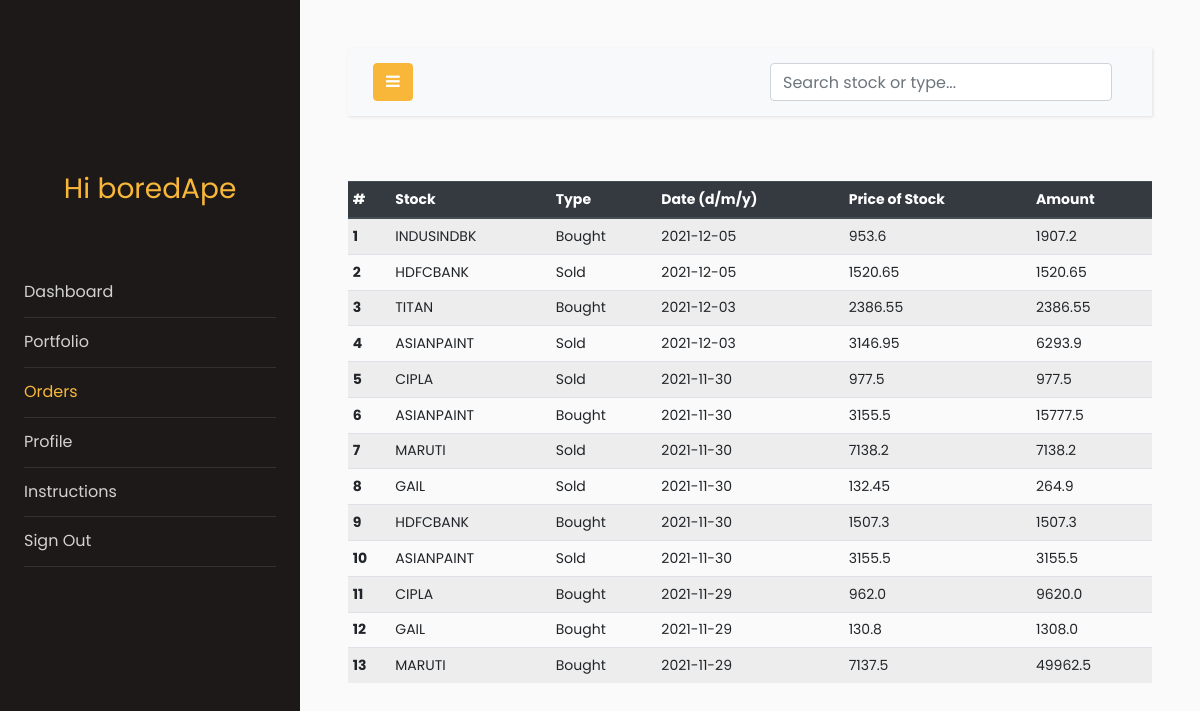
/orders (signed in), run on the app's committed database.
### models.py (models this page shows, shortened)
class Users(db.Model, UserMixin):
    __tablename__ = "users"
    name = db.Column(db.String(64))
    pasword_hash = db.Column(db.String(128))
    id = db.Column(db.Integer, primary_key=True)
    address = db.Column(db.String(128))
    funds = db.Column(db.Float, default=0)
    email = db.Column(db.String(64), unique=True, index=True)
    mode = db.Column(db.Integer, default=0)  # 0 is manual, 1 is automatic

class Transactions(db.Model):
    __searchable__ = ["stock", "type"]
    users = db.relationship(Users)
    id = db.Column(db.Integer, primary_key=True)
    price = db.Column(db.Float)
    amount = db.Column(db.Float)
    type = db.Column(db.Integer)  # 0buy #1sell
    stock = db.Column(db.String(64))
    date = db.Column(db.String(64))
    userId = db.Column(db.Integer, db.ForeignKey("users.id"), nullable=False)

### app.py (the view)
@app.route("/orders", methods=["GET", "POST"])
@login_required
def orders():
    uid = current_user.id
    trans_data = Transactions.query.filter_by(userId=uid).order_by(
        Transactions.date.desc()
    )
    return render_template("orders.html", trans_data=trans_data)

### models.py (called while the page is built)
@login_manager.user_loader
def load_user(user_id):
    return Users.query.get(user_id)

### templates/orders.html (shortened to what this page needs)
<!doctype html>
<html lang="en">
<head>
    <link rel="stylesheet" href="https://stackpath.bootstrapcdn.com/font-awesome/4.7.0/css/font-awesome.min.css">
    <link rel="stylesheet" href="{{ url_for('static', filename='css1/style.css') }}">
</head>
<body>
    <div class="wrapper d-flex align-items-stretch">
        <nav id="sidebar">
            <div class="p-4 pt-5">
                <a href="#" class="img logo"></a>
                <h3 style="color: #f8b739; font-family: Poppins, Arial, sans-serif; text-align: center;">Hi
                    {{current_user.name}}</h3>
                <br>
                <br>
                <ul class="list-unstyled components mb-5">
                    <li>
                        <a href="{{url_for('dashboard')}}">Dashboard</a>
                    </li>
                    <li>
                        <a href="{{url_for('portfolio')}}">Portfolio</a>
                      </li>
                    <li class="active">
                        <a href="{{url_for('orders')}}">Orders</a>
                    </li>
                    <li>
                        <a href="{{url_for('profile')}}">Profile</a>
                    </li>
                    <li>
                        <a href="{{url_for('instructions')}}">Instructions</a>
                    </li>
                    <li>
                        <a href="{{url_for('logout')}}">Sign Out</a>
                    </li>
                </ul>
            </div>
        </nav>
        <div id="content" class="p-4 p-md-5">
            <nav class="navbar navbar-expand-lg navbar-light bg-light">
                <div class="container-fluid">
                    <button type="button" id="sidebarCollapse" class="btn btn-primary">
                        <i class="fa fa-bars"></i>
                    </button>
                    <form action="search2" , method="GET">
                        <div class="container h-50">
                            <div class="d-flex justify-content-center h-100">
                                <input type="search" class="form-control ds-input" id="search-input" name="query2"
                                    placeholder="Search stock or type..." aria-label="Search for..." autocomplete="off"
                                    data-docs-version="4.5" spellcheck="false" role="combobox" aria-autocomplete="list"
                                    aria-expanded="false" aria-owns="algolia-autocomplete-listbox-0" dir="auto"
                                    style="position: relative; vertical-align: top;">
                            </div>
                        </div>
                    </form>
                </div>
            </nav>
            <br>
            <table class="table table-striped table-sm">
                <thead class="thead-dark">
                    <tr>
                        <th scope="col">#</th>
                        <th scope="col">Stock</th>
                        <th scope="col">Type</th>
                        <th scope="col">Date (d/m/y)</th>
                        <th scope="col">Price of Stock</th>
                        <th scope="col">Amount</th>
                    </tr>
                </thead>
                <tbody>
                    {%for r in trans_data%}
                    <tr>
                        <th scope="row">{{loop.index0 + 1}}</th>
                        <td>{{r.stock}}</td>
                        {%if r.type == 0 %}
                        <td>Bought</td>
                        {%else%}
                        <td>Sold</td>
                        {%endif%}
                        <td>{{r.date}}</td>
                        <td>{{r.price}}</td>
                        <td>{{r.amount}}</td>
                    </tr>
                    {%endfor%}
                </tbody>
            </table>
        </div>
    </div>
</body>
</html>

### data on the page
Users: name "boredApe"
Transactions: stock "INDUSINDBK", type "Bought", date "2021-12-05", price "953.6", amount "1907.2"
Transactions: stock "HDFCBANK", type "Sold", date "2021-12-05", price "1520.65", amount "1520.65"
Transactions: stock "TITAN", type "Bought", date "2021-12-03", price "2386.55", amount "2386.55"
Transactions: stock "ASIANPAINT", type "Sold", date "2021-12-03", price "3146.95", amount "6293.9"
Transactions: stock "CIPLA", type "Sold", date "2021-11-30", price "977.5", amount "977.5"
Transactions: stock "ASIANPAINT", type "Bought", date "2021-11-30", price "3155.5", amount "15777.5"
Transactions: stock "MARUTI", type "Sold", date "2021-11-30", price "7138.2", amount "7138.2"
Transactions: stock "GAIL", type "Sold", date "2021-11-30", price "132.45", amount "264.9"
Transactions: stock "HDFCBANK", type "Bought", date "2021-11-30", price "1507.3", amount "1507.3"
Transactions: stock "ASIANPAINT", type "Sold", date "2021-11-30", price "3155.5", amount "3155.5"
Transactions: stock "CIPLA", type "Bought", date "2021-11-29", price "962.0", amount "9620.0"
Transactions: stock "GAIL", type "Bought", date "2021-11-29", price "130.8", amount "1308.0"
Transactions: stock "MARUTI", type "Bought", date "2021-11-29", price "7137.5", amount "49962.5"
